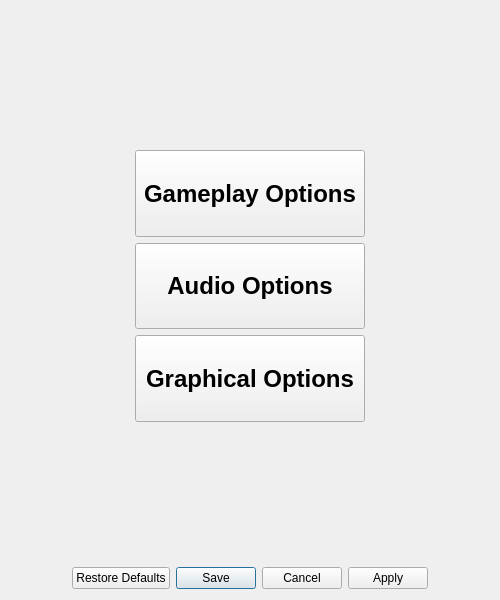
<?xml version="1.0" encoding="UTF-8"?>
<ui version="4.0">
 <class>Dialog</class>
 <widget class="QDialog" name="Dialog">
  <property name="geometry">
   <rect>
    <x>0</x>
    <y>0</y>
    <width>500</width>
    <height>600</height>
   </rect>
  </property>
  <property name="windowTitle">
   <string>Dialog</string>
  </property>
  <layout class="QVBoxLayout" name="verticalLayout">
   <item>
    <widget class="QStackedWidget" name="stackedWidget">
     <property name="currentIndex">
      <number>0</number>
     </property>
     <widget class="QWidget" name="page">
      <layout class="QGridLayout" name="gridLayout" rowstretch="3,2,2,2,3" columnstretch="1,2,1">
       <item row="2" column="1">
        <widget class="QPushButton" name="audioButton">
         <property name="sizePolicy">
          <sizepolicy hsizetype="Minimum" vsizetype="Preferred">
           <horstretch>0</horstretch>
           <verstretch>0</verstretch>
          </sizepolicy>
         </property>
         <property name="font">
          <font>
           <pointsize>18</pointsize>
           <bold>true</bold>
          </font>
         </property>
         <property name="text">
          <string>Audio Options</string>
         </property>
        </widget>
       </item>
       <item row="2" column="0">
        <spacer name="horizontalSpacer">
         <property name="orientation">
          <enum>Qt::Orientation::Horizontal</enum>
         </property>
         <property name="sizeHint" stdset="0">
          <size>
           <width>40</width>
           <height>20</height>
          </size>
         </property>
        </spacer>
       </item>
       <item row="4" column="1">
        <spacer name="verticalSpacer_2">
         <property name="orientation">
          <enum>Qt::Orientation::Vertical</enum>
         </property>
         <property name="sizeHint" stdset="0">
          <size>
           <width>20</width>
           <height>40</height>
          </size>
         </property>
        </spacer>
       </item>
       <item row="0" column="1">
        <spacer name="verticalSpacer">
         <property name="orientation">
          <enum>Qt::Orientation::Vertical</enum>
         </property>
         <property name="sizeHint" stdset="0">
          <size>
           <width>20</width>
           <height>40</height>
          </size>
         </property>
        </spacer>
       </item>
       <item row="3" column="1">
        <widget class="QPushButton" name="graphicsButton">
         <property name="sizePolicy">
          <sizepolicy hsizetype="Minimum" vsizetype="Preferred">
           <horstretch>0</horstretch>
           <verstretch>0</verstretch>
          </sizepolicy>
         </property>
         <property name="font">
          <font>
           <pointsize>18</pointsize>
           <bold>true</bold>
          </font>
         </property>
         <property name="text">
          <string>Graphical Options</string>
         </property>
        </widget>
       </item>
       <item row="1" column="1">
        <widget class="QPushButton" name="gameplayButton">
         <property name="sizePolicy">
          <sizepolicy hsizetype="Minimum" vsizetype="Preferred">
           <horstretch>0</horstretch>
           <verstretch>0</verstretch>
          </sizepolicy>
         </property>
         <property name="font">
          <font>
           <pointsize>18</pointsize>
           <bold>true</bold>
          </font>
         </property>
         <property name="text">
          <string>Gameplay Options</string>
         </property>
        </widget>
       </item>
       <item row="2" column="2">
        <spacer name="horizontalSpacer_2">
         <property name="orientation">
          <enum>Qt::Orientation::Horizontal</enum>
         </property>
         <property name="sizeHint" stdset="0">
          <size>
           <width>40</width>
           <height>20</height>
          </size>
         </property>
        </spacer>
       </item>
      </layout>
     </widget>
     <widget class="QWidget" name="page_2">
      <layout class="QVBoxLayout" name="verticalLayout_2" stretch="1,0,1,1,0">
       <item>
        <spacer name="verticalSpacer_3">
         <property name="orientation">
          <enum>Qt::Orientation::Vertical</enum>
         </property>
         <property name="sizeHint" stdset="0">
          <size>
           <width>20</width>
           <height>40</height>
          </size>
         </property>
        </spacer>
       </item>
       <item>
        <widget class="QLabel" name="label">
         <property name="text">
          <string>Information Utilities</string>
         </property>
         <property name="alignment">
          <set>Qt::AlignmentFlag::AlignCenter</set>
         </property>
        </widget>
       </item>
       <item>
        <widget class="QFrame" name="frame">
         <property name="frameShape">
          <enum>QFrame::Shape::StyledPanel</enum>
         </property>
         <property name="frameShadow">
          <enum>QFrame::Shadow::Raised</enum>
         </property>
         <layout class="QGridLayout" name="gridLayout_2">
          <item row="1" column="2">
           <widget class="QComboBox" name="comboBox_2">
            <item>
             <property name="text">
              <string>None</string>
             </property>
            </item>
            <item>
             <property name="text">
              <string>Less Information</string>
             </property>
            </item>
            <item>
             <property name="text">
              <string>More Information</string>
             </property>
            </item>
           </widget>
          </item>
          <item row="0" column="0">
           <widget class="QLabel" name="label_2">
            <property name="text">
             <string>Debugging Mode:</string>
            </property>
            <property name="alignment">
             <set>Qt::AlignmentFlag::AlignRight|Qt::AlignmentFlag::AlignTrailing|Qt::AlignmentFlag::AlignVCenter</set>
            </property>
           </widget>
          </item>
          <item row="0" column="2">
           <widget class="QComboBox" name="comboBox">
            <item>
             <property name="text">
              <string>None</string>
             </property>
            </item>
            <item>
             <property name="text">
              <string>Basic</string>
             </property>
            </item>
            <item>
             <property name="text">
              <string>Advanced</string>
             </property>
            </item>
           </widget>
          </item>
          <item row="1" column="0">
           <widget class="QLabel" name="label_3">
            <property name="text">
             <string>Unit Data Displays:</string>
            </property>
            <property name="alignment">
             <set>Qt::AlignmentFlag::AlignRight|Qt::AlignmentFlag::AlignTrailing|Qt::AlignmentFlag::AlignVCenter</set>
            </property>
           </widget>
          </item>
          <item row="2" column="0">
           <widget class="QLabel" name="label_4">
            <property name="text">
             <string>Foe Data Displays:</string>
            </property>
            <property name="alignment">
             <set>Qt::AlignmentFlag::AlignRight|Qt::AlignmentFlag::AlignTrailing|Qt::AlignmentFlag::AlignVCenter</set>
            </property>
           </widget>
          </item>
          <item row="0" column="1" rowspan="3">
           <widget class="Line" name="line_2">
            <property name="orientation">
             <enum>Qt::Orientation::Vertical</enum>
            </property>
           </widget>
          </item>
          <item row="2" column="2">
           <widget class="QComboBox" name="comboBox_3">
            <item>
             <property name="text">
              <string>None</string>
             </property>
            </item>
            <item>
             <property name="text">
              <string>Less Information</string>
             </property>
            </item>
            <item>
             <property name="text">
              <string>More Information</string>
             </property>
            </item>
           </widget>
          </item>
         </layout>
        </widget>
       </item>
       <item>
        <spacer name="verticalSpacer_4">
         <property name="orientation">
          <enum>Qt::Orientation::Vertical</enum>
         </property>
         <property name="sizeHint" stdset="0">
          <size>
           <width>20</width>
           <height>40</height>
          </size>
         </property>
        </spacer>
       </item>
       <item>
        <widget class="QPushButton" name="pushButton_6">
         <property name="text">
          <string>Back</string>
         </property>
        </widget>
       </item>
      </layout>
     </widget>
     <widget class="QWidget" name="page_3">
      <layout class="QVBoxLayout" name="verticalLayout_3" stretch="1,0,1,0,0,1,1,0">
       <item>
        <spacer name="verticalSpacer_5">
         <property name="orientation">
          <enum>Qt::Orientation::Vertical</enum>
         </property>
         <property name="sizeHint" stdset="0">
          <size>
           <width>20</width>
           <height>40</height>
          </size>
         </property>
        </spacer>
       </item>
       <item>
        <widget class="QLabel" name="label_5">
         <property name="text">
          <string>Volume Settings</string>
         </property>
         <property name="alignment">
          <set>Qt::AlignmentFlag::AlignCenter</set>
         </property>
        </widget>
       </item>
       <item>
        <widget class="QFrame" name="frame_2">
         <property name="frameShape">
          <enum>QFrame::Shape::StyledPanel</enum>
         </property>
         <property name="frameShadow">
          <enum>QFrame::Shadow::Raised</enum>
         </property>
         <layout class="QGridLayout" name="gridLayout_3">
          <item row="1" column="2">
           <widget class="QSlider" name="horizontalSlider_2">
            <property name="maximum">
             <number>100</number>
            </property>
            <property name="value">
             <number>50</number>
            </property>
            <property name="orientation">
             <enum>Qt::Orientation::Horizontal</enum>
            </property>
           </widget>
          </item>
          <item row="0" column="2">
           <widget class="QSlider" name="horizontalSlider">
            <property name="maximum">
             <number>100</number>
            </property>
            <property name="sliderPosition">
             <number>50</number>
            </property>
            <property name="orientation">
             <enum>Qt::Orientation::Horizontal</enum>
            </property>
           </widget>
          </item>
          <item row="1" column="0">
           <widget class="QLabel" name="label_8">
            <property name="text">
             <string>Effects:</string>
            </property>
            <property name="alignment">
             <set>Qt::AlignmentFlag::AlignRight|Qt::AlignmentFlag::AlignTrailing|Qt::AlignmentFlag::AlignVCenter</set>
            </property>
           </widget>
          </item>
          <item row="0" column="1" rowspan="3">
           <widget class="Line" name="line_3">
            <property name="orientation">
             <enum>Qt::Orientation::Vertical</enum>
            </property>
           </widget>
          </item>
          <item row="0" column="0">
           <widget class="QLabel" name="label_7">
            <property name="text">
             <string>Music:</string>
            </property>
            <property name="alignment">
             <set>Qt::AlignmentFlag::AlignRight|Qt::AlignmentFlag::AlignTrailing|Qt::AlignmentFlag::AlignVCenter</set>
            </property>
           </widget>
          </item>
          <item row="2" column="0">
           <widget class="QLabel" name="label_9">
            <property name="text">
             <string>Background:</string>
            </property>
            <property name="alignment">
             <set>Qt::AlignmentFlag::AlignRight|Qt::AlignmentFlag::AlignTrailing|Qt::AlignmentFlag::AlignVCenter</set>
            </property>
           </widget>
          </item>
          <item row="2" column="2">
           <widget class="QSlider" name="horizontalSlider_3">
            <property name="maximum">
             <number>100</number>
            </property>
            <property name="value">
             <number>50</number>
            </property>
            <property name="orientation">
             <enum>Qt::Orientation::Horizontal</enum>
            </property>
           </widget>
          </item>
          <item row="0" column="3">
           <widget class="QSpinBox" name="spinBox">
            <property name="maximum">
             <number>100</number>
            </property>
            <property name="value">
             <number>50</number>
            </property>
           </widget>
          </item>
          <item row="1" column="3">
           <widget class="QSpinBox" name="spinBox_2">
            <property name="maximum">
             <number>100</number>
            </property>
            <property name="value">
             <number>50</number>
            </property>
           </widget>
          </item>
          <item row="2" column="3">
           <widget class="QSpinBox" name="spinBox_3">
            <property name="maximum">
             <number>100</number>
            </property>
            <property name="value">
             <number>50</number>
            </property>
           </widget>
          </item>
         </layout>
        </widget>
       </item>
       <item>
        <widget class="Line" name="line">
         <property name="orientation">
          <enum>Qt::Orientation::Horizontal</enum>
         </property>
        </widget>
       </item>
       <item>
        <widget class="QLabel" name="label_6">
         <property name="text">
          <string>Sound Packs</string>
         </property>
         <property name="alignment">
          <set>Qt::AlignmentFlag::AlignCenter</set>
         </property>
        </widget>
       </item>
       <item>
        <widget class="QFrame" name="frame_3">
         <property name="frameShape">
          <enum>QFrame::Shape::StyledPanel</enum>
         </property>
         <property name="frameShadow">
          <enum>QFrame::Shadow::Raised</enum>
         </property>
         <layout class="QVBoxLayout" name="verticalLayout_5" stretch="0,1,0,1,0,1">
          <item>
           <widget class="QLabel" name="label_10">
            <property name="text">
             <string>Game Music</string>
            </property>
            <property name="alignment">
             <set>Qt::AlignmentFlag::AlignCenter</set>
            </property>
           </widget>
          </item>
          <item>
           <widget class="QListWidget" name="listWidget">
            <property name="layoutDirection">
             <enum>Qt::LayoutDirection::RightToLeft</enum>
            </property>
            <property name="frameShape">
             <enum>QFrame::Shape::Box</enum>
            </property>
            <property name="editTriggers">
             <set>QAbstractItemView::EditTrigger::SelectedClicked</set>
            </property>
            <property name="showDropIndicator" stdset="0">
             <bool>true</bool>
            </property>
            <property name="alternatingRowColors">
             <bool>true</bool>
            </property>
            <property name="selectionMode">
             <enum>QAbstractItemView::SelectionMode::MultiSelection</enum>
            </property>
            <property name="selectionBehavior">
             <enum>QAbstractItemView::SelectionBehavior::SelectRows</enum>
            </property>
            <property name="resizeMode">
             <enum>QListView::ResizeMode::Fixed</enum>
            </property>
            <property name="viewMode">
             <enum>QListView::ViewMode::ListMode</enum>
            </property>
            <property name="modelColumn">
             <number>0</number>
            </property>
            <property name="uniformItemSizes">
             <bool>true</bool>
            </property>
            <property name="selectionRectVisible">
             <bool>false</bool>
            </property>
            <property name="currentRow">
             <number>0</number>
            </property>
            <item>
             <property name="text">
              <string>Default</string>
             </property>
             <property name="textAlignment">
              <set>AlignCenter</set>
             </property>
            </item>
           </widget>
          </item>
          <item>
           <widget class="QLabel" name="label_11">
            <property name="text">
             <string>Sound Effects</string>
            </property>
            <property name="alignment">
             <set>Qt::AlignmentFlag::AlignCenter</set>
            </property>
           </widget>
          </item>
          <item>
           <widget class="QListWidget" name="listWidget_2">
            <property name="layoutDirection">
             <enum>Qt::LayoutDirection::RightToLeft</enum>
            </property>
            <property name="frameShape">
             <enum>QFrame::Shape::Box</enum>
            </property>
            <property name="editTriggers">
             <set>QAbstractItemView::EditTrigger::SelectedClicked</set>
            </property>
            <property name="showDropIndicator" stdset="0">
             <bool>true</bool>
            </property>
            <property name="alternatingRowColors">
             <bool>true</bool>
            </property>
            <property name="selectionMode">
             <enum>QAbstractItemView::SelectionMode::MultiSelection</enum>
            </property>
            <property name="selectionBehavior">
             <enum>QAbstractItemView::SelectionBehavior::SelectRows</enum>
            </property>
            <property name="resizeMode">
             <enum>QListView::ResizeMode::Fixed</enum>
            </property>
            <property name="viewMode">
             <enum>QListView::ViewMode::ListMode</enum>
            </property>
            <property name="modelColumn">
             <number>0</number>
            </property>
            <property name="uniformItemSizes">
             <bool>true</bool>
            </property>
            <property name="selectionRectVisible">
             <bool>false</bool>
            </property>
            <property name="currentRow">
             <number>0</number>
            </property>
            <item>
             <property name="text">
              <string>Default</string>
             </property>
             <property name="textAlignment">
              <set>AlignCenter</set>
             </property>
            </item>
           </widget>
          </item>
          <item>
           <widget class="QLabel" name="label_12">
            <property name="text">
             <string>Ambient Music</string>
            </property>
            <property name="alignment">
             <set>Qt::AlignmentFlag::AlignCenter</set>
            </property>
           </widget>
          </item>
          <item>
           <widget class="QListWidget" name="listWidget_3">
            <property name="layoutDirection">
             <enum>Qt::LayoutDirection::RightToLeft</enum>
            </property>
            <property name="frameShape">
             <enum>QFrame::Shape::Box</enum>
            </property>
            <property name="editTriggers">
             <set>QAbstractItemView::EditTrigger::SelectedClicked</set>
            </property>
            <property name="showDropIndicator" stdset="0">
             <bool>true</bool>
            </property>
            <property name="alternatingRowColors">
             <bool>true</bool>
            </property>
            <property name="selectionMode">
             <enum>QAbstractItemView::SelectionMode::MultiSelection</enum>
            </property>
            <property name="selectionBehavior">
             <enum>QAbstractItemView::SelectionBehavior::SelectRows</enum>
            </property>
            <property name="resizeMode">
             <enum>QListView::ResizeMode::Fixed</enum>
            </property>
            <property name="viewMode">
             <enum>QListView::ViewMode::ListMode</enum>
            </property>
            <property name="modelColumn">
             <number>0</number>
            </property>
            <property name="uniformItemSizes">
             <bool>true</bool>
            </property>
            <property name="selectionRectVisible">
             <bool>false</bool>
            </property>
            <property name="currentRow">
             <number>0</number>
            </property>
            <item>
             <property name="text">
              <string>Default</string>
             </property>
             <property name="textAlignment">
              <set>AlignCenter</set>
             </property>
            </item>
           </widget>
          </item>
         </layout>
        </widget>
       </item>
       <item>
        <spacer name="verticalSpacer_6">
         <property name="orientation">
          <enum>Qt::Orientation::Vertical</enum>
         </property>
         <property name="sizeHint" stdset="0">
          <size>
           <width>20</width>
           <height>40</height>
          </size>
         </property>
        </spacer>
       </item>
       <item>
        <widget class="QPushButton" name="pushButton_5">
         <property name="text">
          <string>Back</string>
         </property>
        </widget>
       </item>
      </layout>
     </widget>
     <widget class="QWidget" name="page_4">
      <layout class="QVBoxLayout" name="verticalLayout_4" stretch="1,0,1,1,0">
       <item>
        <spacer name="verticalSpacer_7">
         <property name="orientation">
          <enum>Qt::Orientation::Vertical</enum>
         </property>
         <property name="sizeHint" stdset="0">
          <size>
           <width>20</width>
           <height>40</height>
          </size>
         </property>
        </spacer>
       </item>
       <item>
        <widget class="QLabel" name="label_13">
         <property name="text">
          <string>Themes</string>
         </property>
         <property name="alignment">
          <set>Qt::AlignmentFlag::AlignCenter</set>
         </property>
        </widget>
       </item>
       <item>
        <widget class="QFrame" name="frame_4">
         <property name="frameShape">
          <enum>QFrame::Shape::StyledPanel</enum>
         </property>
         <property name="frameShadow">
          <enum>QFrame::Shadow::Raised</enum>
         </property>
         <layout class="QVBoxLayout" name="verticalLayout_6" stretch="0,1,0,1,0,1">
          <item>
           <widget class="QLabel" name="label_14">
            <property name="text">
             <string>Interface Theme</string>
            </property>
            <property name="alignment">
             <set>Qt::AlignmentFlag::AlignCenter</set>
            </property>
           </widget>
          </item>
          <item>
           <widget class="QListWidget" name="listWidget_4">
            <property name="alternatingRowColors">
             <bool>true</bool>
            </property>
            <property name="currentRow">
             <number>0</number>
            </property>
            <item>
             <property name="text">
              <string>Default</string>
             </property>
             <property name="textAlignment">
              <set>AlignCenter</set>
             </property>
            </item>
           </widget>
          </item>
          <item>
           <widget class="QLabel" name="label_15">
            <property name="text">
             <string>Unit Theme</string>
            </property>
            <property name="alignment">
             <set>Qt::AlignmentFlag::AlignCenter</set>
            </property>
           </widget>
          </item>
          <item>
           <widget class="QListWidget" name="listWidget_5">
            <property name="alternatingRowColors">
             <bool>true</bool>
            </property>
            <property name="currentRow">
             <number>0</number>
            </property>
            <item>
             <property name="text">
              <string>Default</string>
             </property>
             <property name="textAlignment">
              <set>AlignCenter</set>
             </property>
            </item>
           </widget>
          </item>
          <item>
           <widget class="QLabel" name="label_16">
            <property name="text">
             <string>Environment Theme</string>
            </property>
            <property name="alignment">
             <set>Qt::AlignmentFlag::AlignCenter</set>
            </property>
           </widget>
          </item>
          <item>
           <widget class="QListWidget" name="listWidget_6">
            <property name="alternatingRowColors">
             <bool>true</bool>
            </property>
            <property name="currentRow">
             <number>0</number>
            </property>
            <item>
             <property name="text">
              <string>Default</string>
             </property>
             <property name="textAlignment">
              <set>AlignCenter</set>
             </property>
            </item>
           </widget>
          </item>
         </layout>
        </widget>
       </item>
       <item>
        <spacer name="verticalSpacer_8">
         <property name="orientation">
          <enum>Qt::Orientation::Vertical</enum>
         </property>
         <property name="sizeHint" stdset="0">
          <size>
           <width>20</width>
           <height>40</height>
          </size>
         </property>
        </spacer>
       </item>
       <item>
        <widget class="QPushButton" name="pushButton_4">
         <property name="text">
          <string>Back</string>
         </property>
        </widget>
       </item>
      </layout>
     </widget>
    </widget>
   </item>
   <item>
    <widget class="QDialogButtonBox" name="buttonBox">
     <property name="standardButtons">
      <set>QDialogButtonBox::StandardButton::Apply|QDialogButtonBox::StandardButton::Cancel|QDialogButtonBox::StandardButton::RestoreDefaults|QDialogButtonBox::StandardButton::Save</set>
     </property>
     <property name="centerButtons">
      <bool>true</bool>
     </property>
    </widget>
   </item>
  </layout>
 </widget>
 <resources/>
 <connections>
  <connection>
   <sender>buttonBox</sender>
   <signal>accepted()</signal>
   <receiver>Dialog</receiver>
   <slot>accept()</slot>
   <hints>
    <hint type="sourcelabel">
     <x>249</x>
     <y>578</y>
    </hint>
    <hint type="destinationlabel">
     <x>249</x>
     <y>299</y>
    </hint>
   </hints>
  </connection>
  <connection>
   <sender>buttonBox</sender>
   <signal>rejected()</signal>
   <receiver>Dialog</receiver>
   <slot>reject()</slot>
   <hints>
    <hint type="sourcelabel">
     <x>249</x>
     <y>578</y>
    </hint>
    <hint type="destinationlabel">
     <x>249</x>
     <y>299</y>
    </hint>
   </hints>
  </connection>
 </connections>
</ui>
